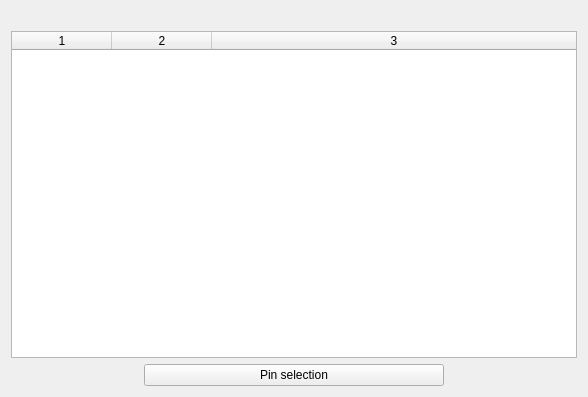
<?xml version="1.0" encoding="UTF-8"?>
<ui version="4.0">
 <class>BatchPinList</class>
 <widget class="QWidget" name="BatchPinList">
  <property name="geometry">
   <rect>
    <x>0</x>
    <y>0</y>
    <width>588</width>
    <height>397</height>
   </rect>
  </property>
  <property name="windowTitle">
   <string>Form</string>
  </property>
  <layout class="QVBoxLayout" name="verticalLayout_2">
   <item>
    <layout class="QVBoxLayout" name="verticalLayout">
     <item>
      <layout class="QHBoxLayout" name="horizontalLayout">
       <item>
        <widget class="QLabel" name="labelBasePath">
         <property name="text">
          <string/>
         </property>
        </widget>
       </item>
      </layout>
     </item>
     <item>
      <widget class="QTableWidget" name="tableWidget">
       <property name="showGrid">
        <bool>false</bool>
       </property>
       <property name="columnCount">
        <number>3</number>
       </property>
       <attribute name="horizontalHeaderVisible">
        <bool>true</bool>
       </attribute>
       <attribute name="horizontalHeaderStretchLastSection">
        <bool>true</bool>
       </attribute>
       <column/>
       <column/>
       <column/>
      </widget>
     </item>
     <item>
      <layout class="QHBoxLayout" name="hLayoutCtrl">
       <item>
        <widget class="QPushButton" name="proceedButton">
         <property name="maximumSize">
          <size>
           <width>300</width>
           <height>16777215</height>
          </size>
         </property>
         <property name="text">
          <string>Pin selection</string>
         </property>
        </widget>
       </item>
      </layout>
     </item>
    </layout>
   </item>
  </layout>
 </widget>
 <resources/>
 <connections/>
</ui>
